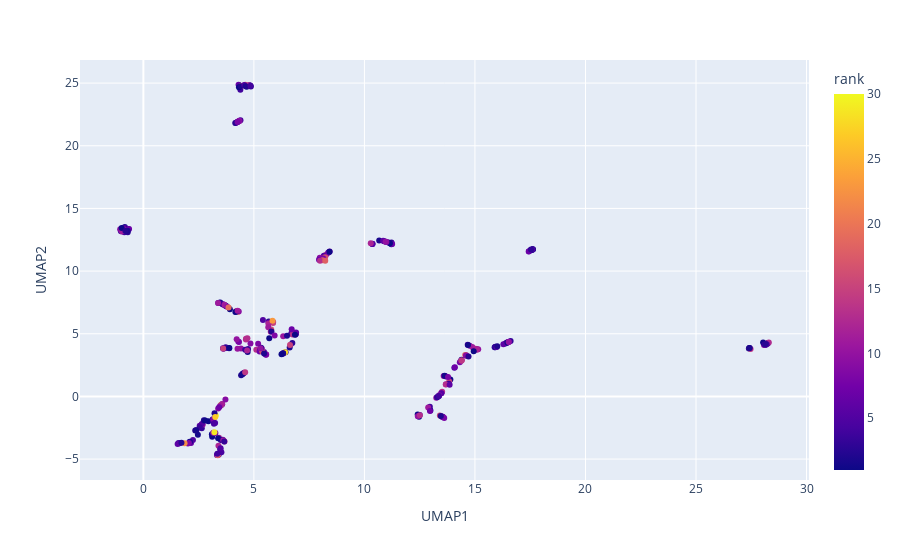

Source (notebook cell):
### Code cell
df_ee["rank"] = df_ee.groupby("Reaction")["ee"].rank(method="dense", ascending=False)
mean_rank = df_ee.groupby(['Catalyst'])['rank'].mean()
rank_cat=[]
for i in range(len(cat_uniq)):
        k=mean_rank.loc[mean_rank.index==cat_uniq[i]].values[0]
        if k == k:
                adj = make_graph(sub_uniq[i])
                sub_graphs.append(adj)
                rank_cat.append(k)

df = pd.DataFrame()
df['UMAP1'] = lower_dimensional_representation[:, 0]
df['UMAP2'] = lower_dimensional_representation[:, 1]
df['rank'] = rank_cat
fig = px.scatter(
            df,
            x='UMAP1',
            y='UMAP2',
            color='rank',
            #color_discrete_sequence=[colormap[i] for i in range(len(df['Category'].unique()))],
        )
fig.show()

### Figure 1 — Plotly figure (JSON) as saved in the notebook; plotly's stock layout.template omitted (floating-point values rounded to 4 significant figures; data arrays with more than 128 entries replaced by an {"elided": "..."} marker saying what was removed)
{"data": [{"hovertemplate": "UMAP1=%{x}<br>UMAP2=%{y}<br>rank=%{marker.color}<extra></extra>", "legendgroup": "", "marker": {"color": {"elided": "337 float values"}, "coloraxis": "coloraxis", "symbol": "circle"}, "mode": "markers", "name": "", "orientation": "v", "showlegend": false, "type": "scatter", "x": {"elided": "337 float values"}, "xaxis": "x", "y": {"elided": "337 float values"}, "yaxis": "y"}], "layout": {"coloraxis": {"colorbar": {"title": {"text": "rank"}}, "colorscale": [[0, "#0d0887"], [0.1111, "#46039f"], [0.2222, "#7201a8"], [0.3333, "#9c179e"], [0.4444, "#bd3786"], [0.5556, "#d8576b"], [0.6667, "#ed7953"], [0.7778, "#fb9f3a"], [0.8889, "#fdca26"], [1, "#f0f921"]]}, "legend": {"tracegroupgap": 0}, "margin": {"t": 60}, "xaxis": {"anchor": "y", "domain": [0, 1], "title": {"text": "UMAP1"}}, "yaxis": {"anchor": "x", "domain": [0, 1], "title": {"text": "UMAP2"}}}}
